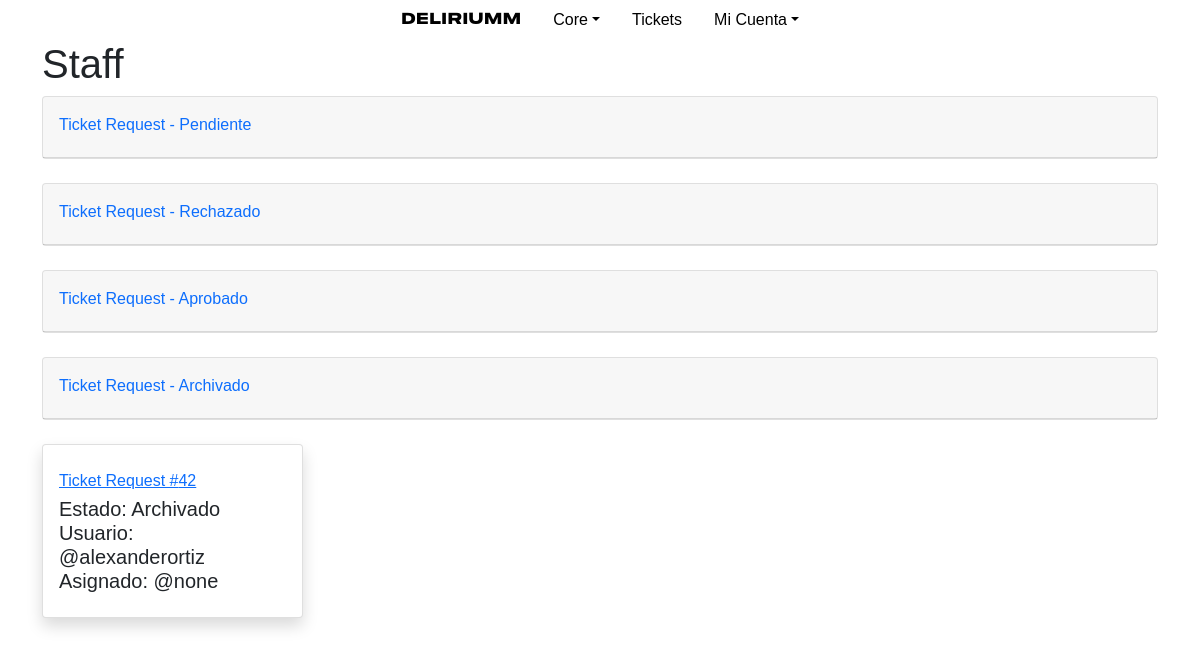
Page /core/staff/ (signed in) on the earlier database version.
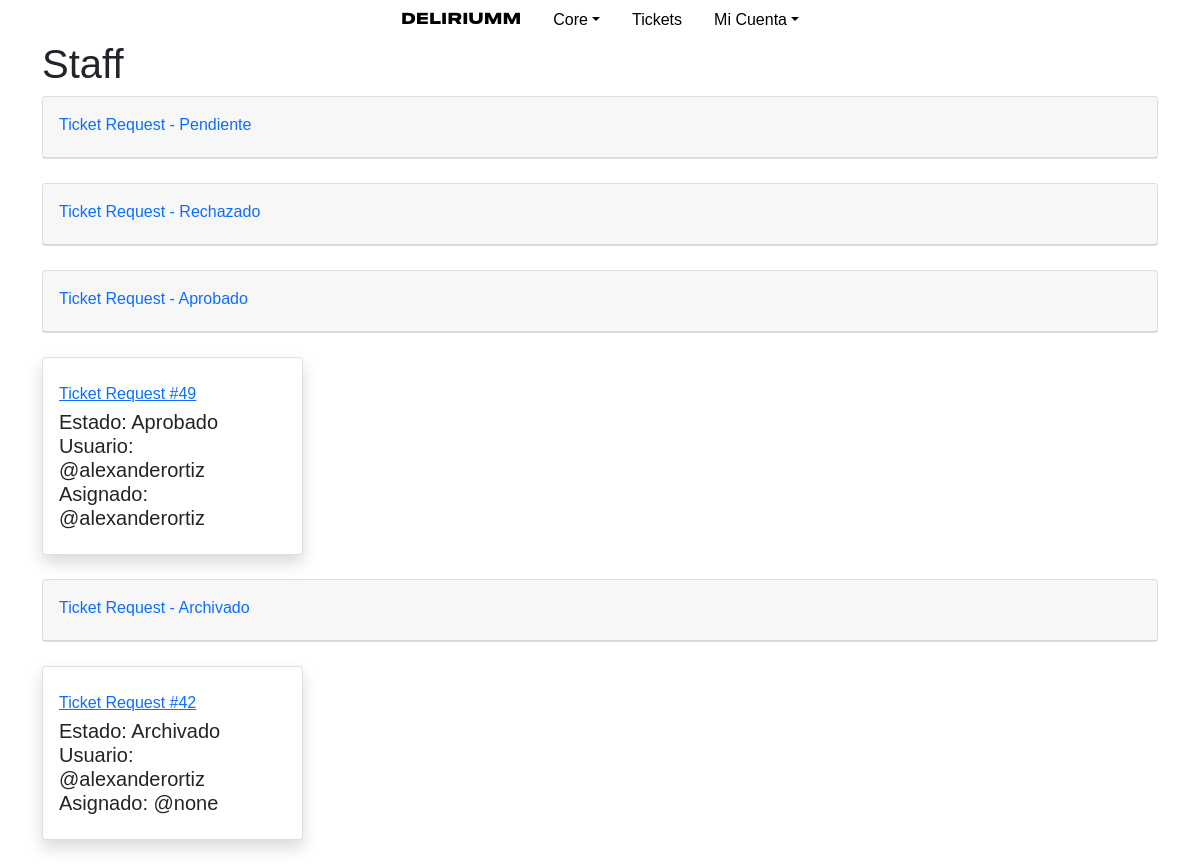
Same page on the later database version.
### tickets/models.py (models this page shows, shortened)
class TicketRequest(models.Model):
    user = models.ForeignKey(User, on_delete=models.CASCADE)
    event = models.ForeignKey(Event, on_delete=models.CASCADE)
    context = models.CharField(max_length=300, blank=True)
    q_tickets = models.IntegerField(verbose_name="Tickets")
    reference = models.CharField(max_length=150, default="none")
    client = models.CharField(max_length=50, default="none")
    total = models.IntegerField(verbose_name="Total", default="0")
    created = models.DateTimeField(auto_now=True)
    staff_asigned = models.CharField(max_length=30, default="none")
    PAYMENTS = (
        ("CASH", "Efectivo"),
        ("CARD", "Tarjeta"),
        ("TRANSFER", "Transferencía"),
        ("DEPOSIT", "Deposíto"),
    )
    payment_method = models.CharField(
        max_length=20,
        choices=PAYMENTS,
        default='CASH',
    )
    STATUS = (
        ("PE", "Pendiente"),
        ("RE", "Rechazado"),
        ("VA", "Aprobado"),
        ("AR", "Archivado"),
    )
    status = models.CharField(
        max_length=2,
        choices=STATUS,
        default='PE',
    )

### core/views.py (the view)
# urls.py: path("staff/", views.staff_view, name="staff_view"),
def staff_view(request):
    if not request.user.is_authenticated:
        return HttpResponseRedirect(reverse("users:login"))
    usercore = get_object_or_404(UserCore, user=request.user)
    if request.user.has_perm('users.can_view_staff') or request.user.has_perm('users.can_view_admin'):
        return render(request, "core/staff/index.html", {
            "tickets_pe": TicketRequest.objects.filter(status="PE"),
            "tickets_re": TicketRequest.objects.filter(status="RE"),
            "tickets_va": TicketRequest.objects.filter(status="VA"),
            "tickets_ar": TicketRequest.objects.filter(status="AR"),
            "last_ticket": usercore.last_ticket_request_see,
        })
    else:
        return HttpResponseRedirect(reverse('users:login'))

### core/templates/core/staff/index.html (shortened to what this page needs)
{% extends 'core/layout_1.html' %}
{% block head %}
{% load static %}
{% endblock %}
{% block body %}
<h1>Staff</h1>
<div class="card mb-4">
    <div class="card-header py-3">
        <div class="row justify-content-between">
            <div class="text-xs font-weight-bold text-primary mb-1">
                Ticket Request - Pendiente
            </div>
        </div>
    </div>
</div>
<div class="card mb-4">
    <div class="card-header py-3">
        <div class="row justify-content-between">
            <div class="text-xs font-weight-bold text-primary mb-1">
                Ticket Request - Rechazado
            </div>
        </div>
    </div>
</div>
    <div class="card mb-4">
        <div class="card-header py-3">
            <div class="row justify-content-between">
                <div class="text-xs font-weight-bold text-primary mb-1">
                    Ticket Request - Aprobado
                </div>
            </div>
        </div>
    </div>
    <div class="row">
        {% for ticket in tickets_va %}
            <div class="col-xl-3 col-md-6 mb-4">
                <div class="card border-left-primary shadow h-100 py-2">
                    <div class="card-body">
                        <div class="row no-gutters align-items-center">
                            <div class="col mr-2">
                                <div class="text-xs font-weight-bold text-primary mb-1">
                                    <a href="{% url 'tickets:request_view' ticket.pk %}">Ticket Request #{{ ticket.pk }}</a></div>
                                <div class="h5 mb-0 font-weight-bold text-gray-800">Estado: {{ ticket.get_status_display }}</div>
                                <div class="h5 mb-0 font-weight-bold text-gray-800">Usuario: @{{ ticket.user.username }}</div>
                                <div class="h5 mb-0 font-weight-bold text-gray-800">Asignado: @{{ ticket.staff_asigned }}</div>
                            </div>
                        </div>
                    </div>
                </div>
            </div>
        {% endfor %}
        </div>
        <div class="card mb-4">
    <div class="card-header py-3">
        <div class="row justify-content-between">
            <div class="text-xs font-weight-bold text-primary mb-1">
                Ticket Request - Archivado
            </div>
        </div>
    </div>
</div>
<div class="row">
    {% for ticket in tickets_ar %}
        <div class="col-xl-3 col-md-6 mb-4">
            <div class="card border-left-primary shadow h-100 py-2">
                <div class="card-body">
                    <div class="row no-gutters align-items-center">
                        <div class="col mr-2">
                            <div class="text-xs font-weight-bold text-primary mb-1">
                                <a href="{% url 'tickets:request_view' ticket.pk %}">Ticket Request #{{ ticket.pk }}</a></div>
                            <div class="h5 mb-0 font-weight-bold text-gray-800">Estado: {{ ticket.get_status_display }}</div>
                            <div class="h5 mb-0 font-weight-bold text-gray-800">Usuario: @{{ ticket.user.username }}</div>
                            <div class="h5 mb-0 font-weight-bold text-gray-800">Asignado: @{{ ticket.staff_asigned }}</div>
                        </div>
                    </div>
                </div>
            </div>
        </div>
    {% endfor %}
    </div>
{% endblock body %}

Differences in the rows shown:
added TicketRequest: pk "49", status "Aprobado", user.username "alexanderortiz", staff_asigned "alexanderortiz", shown under "Staff"
